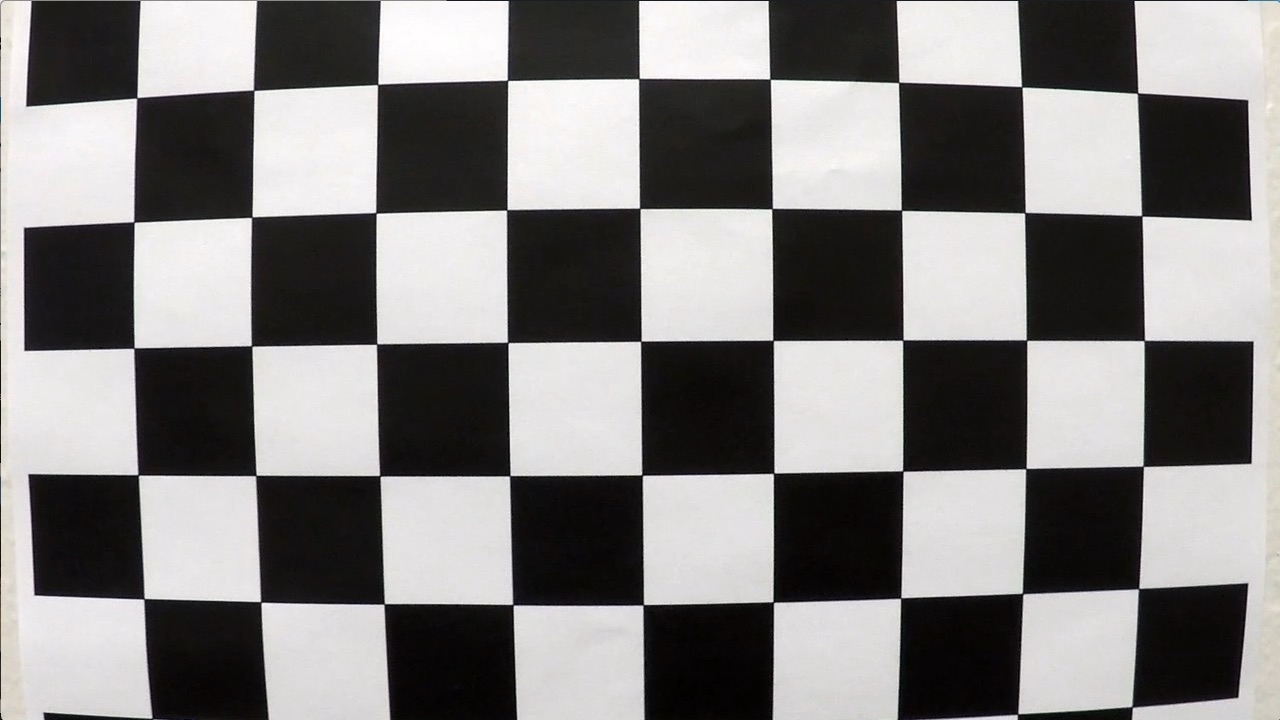
#> input picture camera_cal/calibration1.jpg, 1280 x 720 px; its folder holds only this picture in this run
$ jupyter execute --allow-errors 'Camera Calibration.ipynb'   (shell and % lines are left out)   (older library calls are emulated)
#> lines starting #> are read from the running program, lines starting #| are printed output that depends on the picture
#> further down, img is the input picture: shape (720, 1280, 3); mean B, G, R 127.8, 128.4, 130.1
# Perform camera calibration

[cell 1]
import numpy as np
import cv2
import glob
import pickle
import matplotlib.pyplot as plt

### Lets look at the calibration images first

[cell 2]
# Make a list of calibration images
images = glob.glob("./camera_cal/calibration*.jpg")

plt.figure(figsize=(10, 25))

#> (the rest of this cell did not finish here and is left out)

### Find the chessboard corners and display
Note that some of these calibration images are not displaying the full 9 x 6 grid of corners so the corners cannot be found.

[cell 3]
# prepare object points, like (0,0,0), (1,0,0), (2,0,0) ....,(6,5,0)
objp = np.zeros((6*9,3), np.float32)
objp[:,:2] = np.mgrid[0:9, 0:6].T.reshape(-1,2)

# Arrays to store object points and image points from all the images.
objpoints = [] # 3d points in real world space
imgpoints = [] # 2d points in image plane.

# Make a list of calibration images
images = glob.glob("./camera_cal/calibration*.jpg")

plt.figure(figsize=(10, 25))

for idx, fname in enumerate(images):
    img = cv2.imread(fname)

    gray = cv2.cvtColor(img, cv2.COLOR_BGR2GRAY)
    ret, corners = cv2.findChessboardCorners(gray, (9, 6), None)
#> ret = False; corners = None
    if ret == True:
        objpoints.append(objp)
        imgpoints.append(corners)

        cv2.drawChessboardCorners(img, (9, 6), corners, ret)

        plt.subplot(len(images)//2, 2, idx+1)
        plt.imshow(img)

### Some helper functions

[cell 4]
def write_image(img, file):
    """
    Write image to a file

    img - RGB image
    """
    bgr_img = cv2.cvtColor(img, cv2.COLOR_RGB2BGR)
    cv2.imwrite(file, bgr_img)

[cell 5]
def undistort_image(img, objp, imgp):
    """
    Undistort and image based on the provided camera calibrbation factors.

    img - image (RGB)
    """
    img_size = (img.shape[1], img.shape[0])

    # Do camera calibration given object points and image points
    ret, mtx, dist, rvecs, tvecs = cv2.calibrateCamera(objp, imgp, img_size, None, None)
    dst = cv2.undistort(img, mtx, dist, None, mtx)

    return dst

[cell 6]
def warp_image(img, src, dst, image_size):
    """
    Apply perspective transform

    img: image to transform
    src: source coordinates
    dst: destination coordinates
    image_size: tuple (width, height)
    returns: tuple of the warped image, the transform matrix and inverse transform matrix
    """
    M = cv2.getPerspectiveTransform(src, dst)
    warped = cv2.warpPerspective(img, M, image_size, flags=cv2.INTER_LINEAR)
    Minv = cv2.getPerspectiveTransform(dst, src)

    return warped, M, Minv

### Un-distort a sample camera calibration image
Using the detected corners and a set of image points, we now undistort the images to correct the camera images.

[cell 7]
# Test undistortion on an image
img = cv2.imread("camera_cal/calibration4.jpg")
#> (the rest of this cell did not finish here and is left out)

### Lets undistort a test image now
Notice how the position of the white car moves...

[cell 8]
# Test undistortion on an image
test_img = cv2.imread("test_images/test5.jpg")
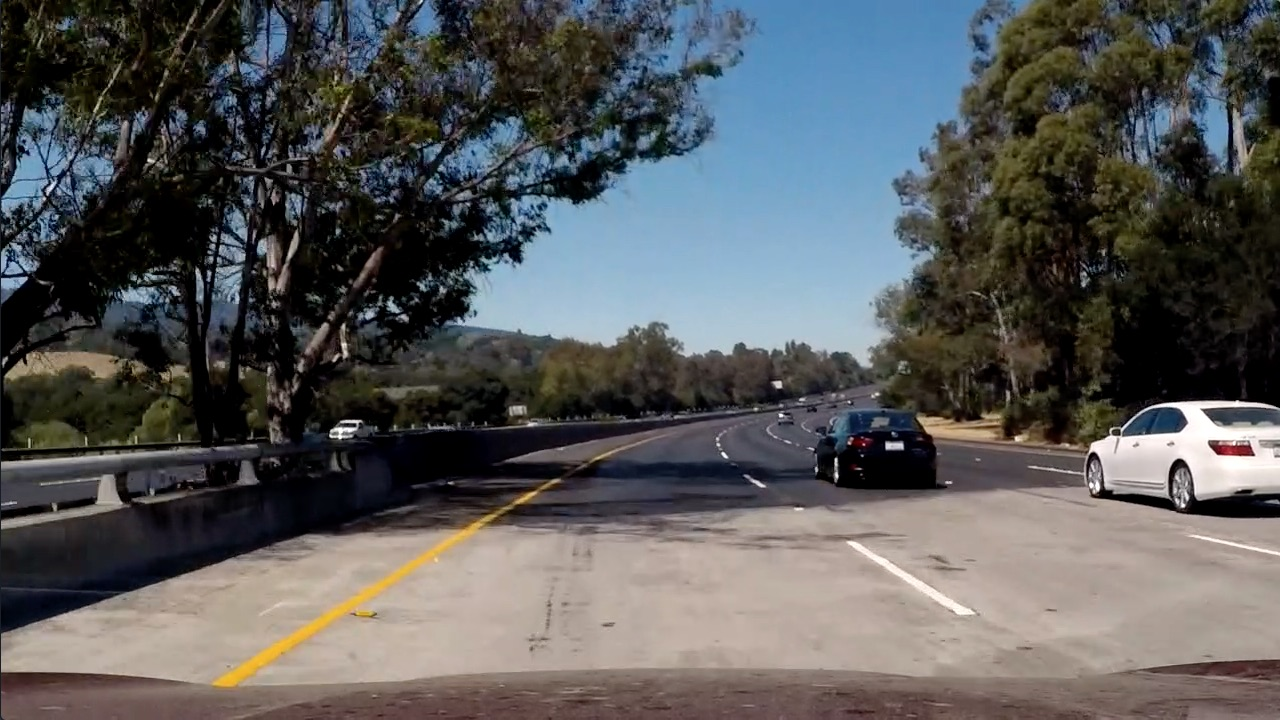
#> input picture test_images/test5.jpg, 1280 x 720 px
#> test_img is the input picture: shape (720, 1280, 3); mean B, G, R 89.8, 89.3, 88.5
test_img = cv2.cvtColor(test_img, cv2.COLOR_BGR2RGB)
#> (the rest of this cell did not finish here and is left out)


plt.figure(figsize=(20,10))
plt.subplot(1, 2, 1)
plt.imshow(test_img)
plt.title("before")
plt.subplot(1, 2, 2)
plt.imshow(test_dst)
plt.title("after undistortion applied");

write_image(test_dst, "output_images/undistort_test_image.jpg")

# Perspective transform
Lets apply a perspective transform to the image above to get a birds eye view

### Construct source and destination points in the image for determing the perspective transform matrix
I plot the selected points below on a test image. Note that I have chosen to pick out a trapezoid region of the road looking forward (similar to how I masked out all but a trapezoid region in the first lane finding project) as the source points. Then for the detination points I have used the full rectangle of the image.

The trapezoid for the source points was determined by trial and error to nicely include the lane lines (only) looking forward into the distance.

[cell 9]
image = cv2.imread("test_images/straight_lines1.jpg")
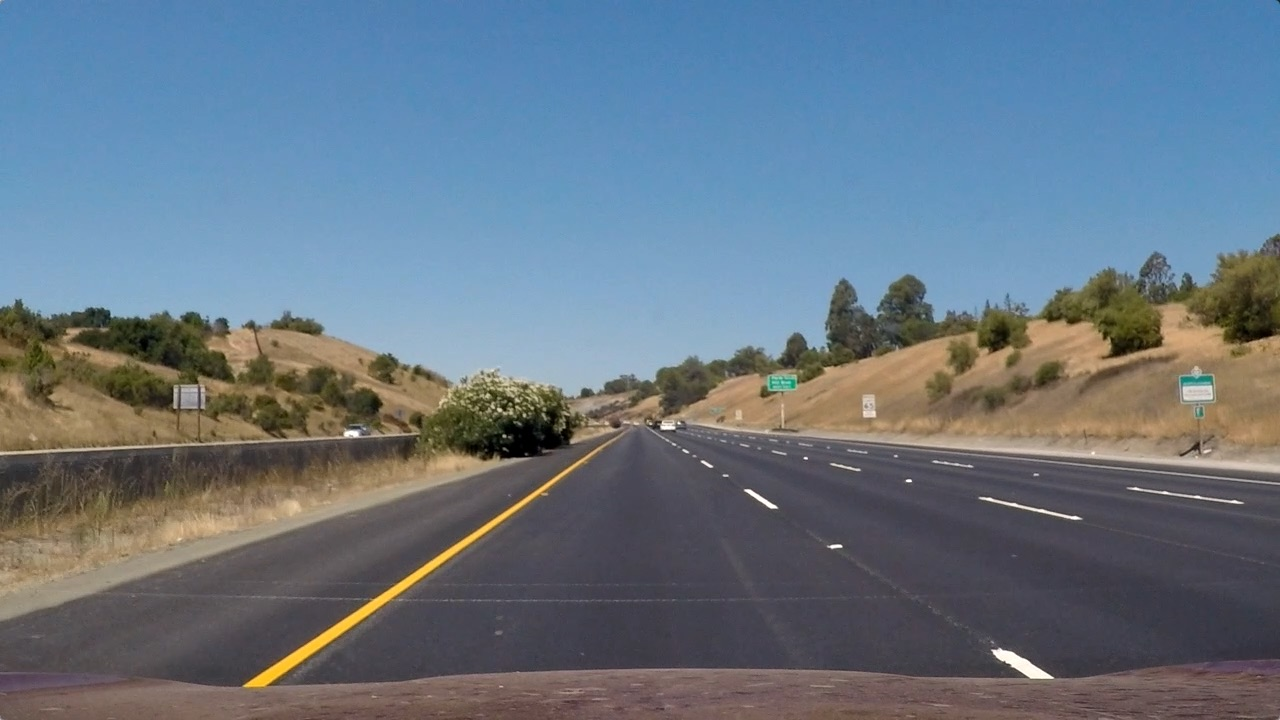
#> input picture test_images/straight_lines1.jpg, 1280 x 720 px
#> image is the input picture: shape (720, 1280, 3); mean B, G, R 131.2, 117.7, 103.2
print("image shape:", image.shape)
#| image shape: (720, 1280, 3)

# Construct source and destination points as the basis for the perspective transform
center_point = np.uint(image.shape[1]/2)
#> center_point = 640
y_top = np.uint(image.shape[0]/1.5)
#> y_top = 480

x_top_left = center_point - .25*np.uint(image.shape[1]/2) + 50
#> x_top_left = 530
x_top_right = center_point + .25*np.uint(image.shape[1]/2) - 50
#> x_top_right = 750
x_bottom_left = center_point - 1*np.uint(image.shape[1]/2) + 150
#> x_bottom_left = 150
y_bottom_left = np.uint(image.shape[0])
#> y_bottom_left = 720
x_bottom_right = np.uint(image.shape[1]) - 150
#> x_bottom_right = 1130

# trapezoid following road lines
src = np.float32([[x_bottom_left, y_bottom_left],
                  [x_bottom_right, y_bottom_left],
                  [x_top_right, y_top],
                  [x_top_left, y_top]])
print("source points:\n", src)
#| source points:
#|  [[ 150.  720.]
#|  [1130.  720.]
#|  [ 750.  480.]
#|  [ 530.  480.]]

# rectangle around entire image
#dst = np.float32([[0, image.shape[0]],
#                  [image.shape[1], image.shape[0]],
#                  [image.shape[1], 0],
#                  [0, 0]])
#dst = np.float32([[0+170, image.shape[0]],
#                  [image.shape[1]-170, image.shape[0]],
#                  [image.shape[1]-170, 0],
#                  [0+170, 0]])
dst = np.float32([[x_bottom_left, image.shape[0]],
                  [x_bottom_right, image.shape[0]],
                  [x_bottom_right, 0],
                  [x_bottom_left, 0]])
print("destination points:\n", dst)
#| destination points:
#|  [[ 150.  720.]
#|  [1130.  720.]
#|  [1130.    0.]
#|  [ 150.    0.]]

# Plot the chosen source and destination points on the original image
points_image_src = cv2.cvtColor(image, cv2.COLOR_BGR2RGB)
points_image_dst = points_image_src.copy()


src_pts = src.reshape((-1, 1, 2)).astype("int32")
cv2.polylines(points_image_src, [src_pts], True, (0, 255, 255), thickness=5)
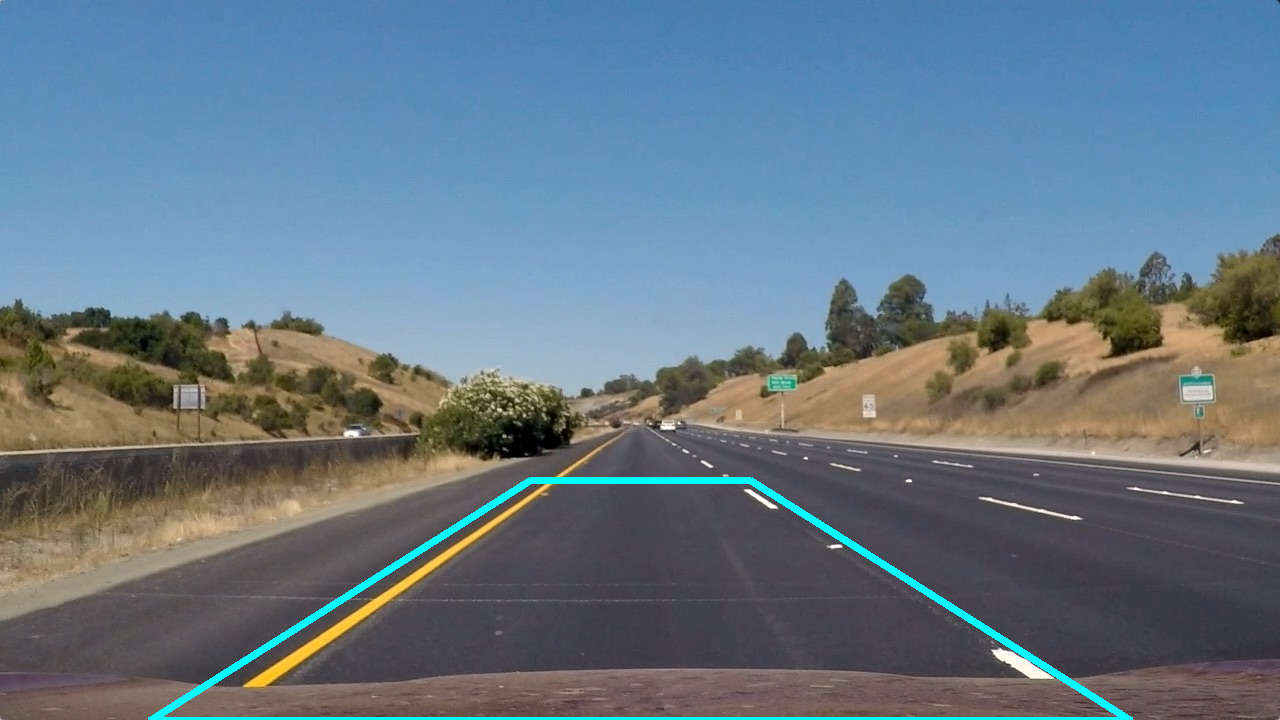
#> points_image_src: shape (720, 1280, 3); mean R, G, B 102.1, 119.8, 133.2

plt.figure(figsize=(20,10))
plt.subplot(1, 2, 1)
plt.imshow(points_image_src)
plt.title("Source points")

dst_pts = dst.reshape((-1, 1, 2)).astype("int32")
cv2.polylines(points_image_dst, [dst_pts], True, (255, 255, 0), thickness=15)
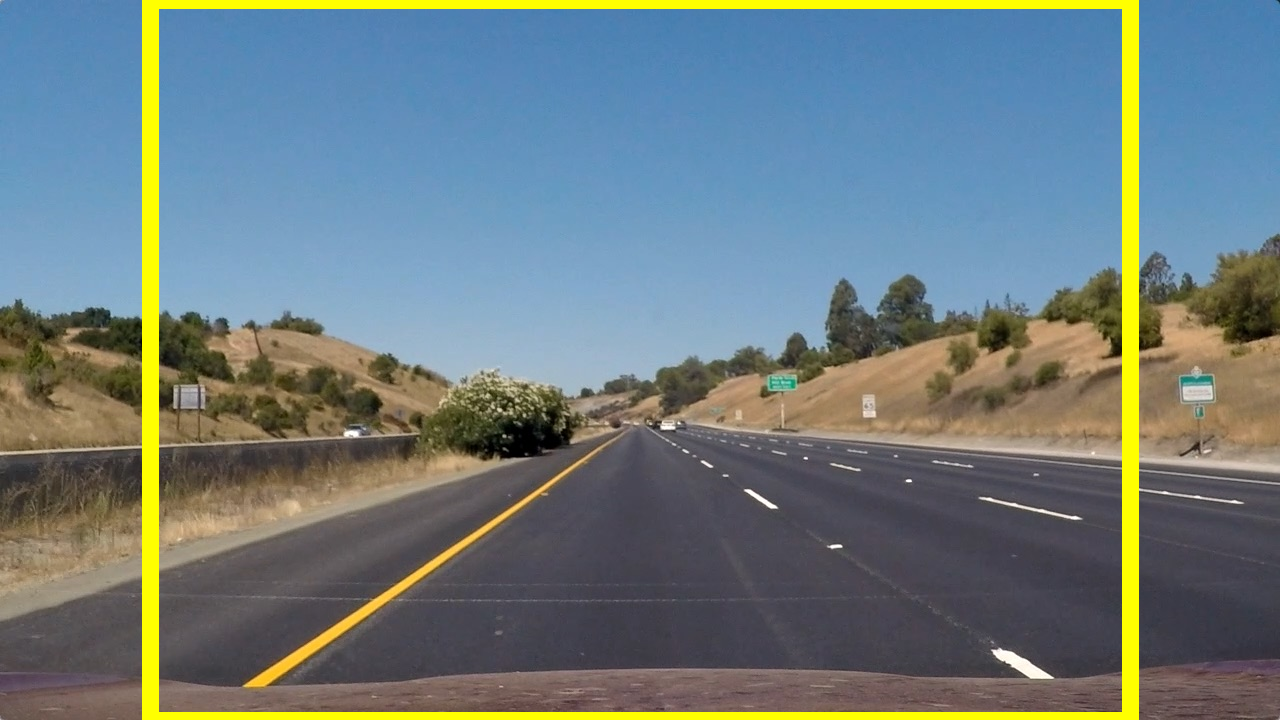
#> points_image_dst: shape (720, 1280, 3); mean R, G, B 110.2, 124.1, 125.6

plt.subplot(1, 2, 2)
plt.imshow(points_image_dst)
plt.title("Destination points");
